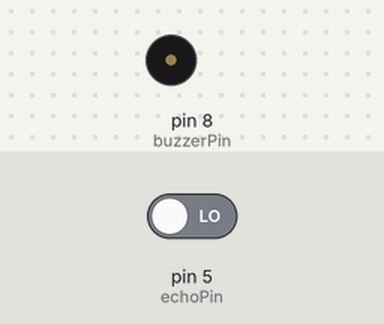
The sketch below on a simulated Arduino Uno, built with avr-gcc and run on an emulated ATmega328P. Shown: buzzer (waves = sounding, pin HIGH). The inputs (shaded band) are chosen by the test bench; at power-on: pin 5 (echoPin) LOW. Pins used as bus, display or sensor lines are not drawn.

Above: at 0.1 s.
At 1.1 s:
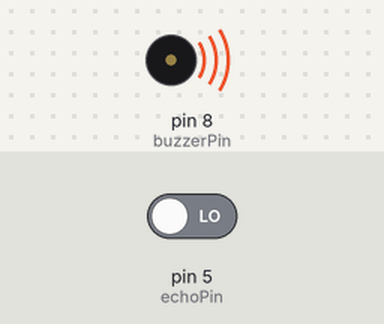
Timing chart, 0 to 2.6 s (numbered marks = the images above):
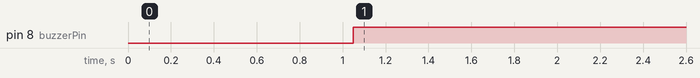

The sketch:

TOUCHLESS_DOOR_BELL.ino
```cpp
const int trigPin = 4;
const int echoPin = 5;
const int buzzerPin = 8;

void setup() {
  // put your setup code here, to run once:
  pinMode(trigPin, OUTPUT);
  pinMode(echoPin, INPUT);
  pinMode(buzzerPin,OUTPUT);
}

void loop() {
  // put your main code here, to run repeatedly:
  digitalWrite(trigPin,LOW);
  delayMicroseconds(5);
  digitalWrite(trigPin,HIGH);
  delayMicroseconds(10);

  int duration = pulseIn(echoPin,HIGH);
  delay(50);

  int distance = duration /29.1;
  if (distance <20){
    digitalWrite(buzzerPin,HIGH);
  }
  else {
    digitalWrite(buzzerPin,LOW);
  }
}
```

Measured:
- by itself, pin 8 (buzzerPin): LOW → HIGH at 1.1 s
